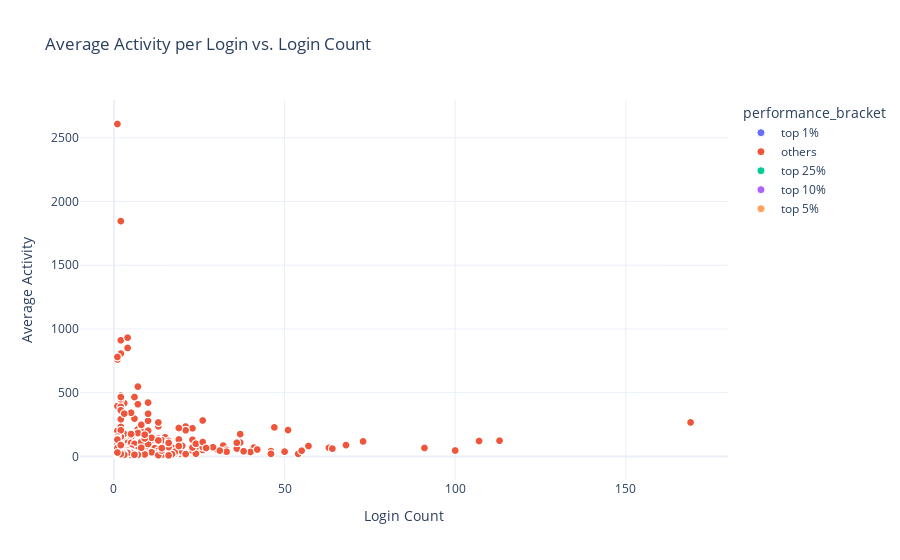

Source (notebook cell):
### Markdown cell above
### **Average Activity vs. Login Count**

### Code cell
fig_scatter = px.scatter(
    df,
    x="login_count",
    y="average_activity",
    color="performance_bracket",
    title="Average Activity per Login vs. Login Count",
    labels={"login_count": "Login Count", "average_activity": "Average Activity"},
    template="plotly_white"
)
fig_scatter.update_traces(marker=dict(size=8, line=dict(width=1, color='white')))
fig_scatter.show()

### Figure 1 — Plotly figure (JSON) as saved in the notebook; plotly's stock layout.template omitted (floating-point values rounded to 4 significant figures; data arrays with more than 128 entries replaced by an {"elided": "..."} marker saying what was removed)
{"data": [{"hovertemplate": "performance_bracket=top 1%<br>Login Count=%{x}<br>Average Activity=%{y}<extra></extra>", "legendgroup": "top 1%", "marker": {"color": "#636efa", "line": {"color": "white", "width": 1}, "size": 8, "symbol": "circle"}, "mode": "markers", "name": "top 1%", "showlegend": true, "type": "scattergl", "x": [null, 1, null, null, 1, null, null, null, null, null, null, null, null, null, null, null, null, null, null, null, null, null, null, null, null, null, null, null], "xaxis": "x", "y": [null, 3, null, null, 7, null, null, null, null, null, null, null, null, null, null, null, null, null, null, null, null, null, null, null, null, null, null, null], "yaxis": "y"}, {"hovertemplate": "performance_bracket=others<br>Login Count=%{x}<br>Average Activity=%{y}<extra></extra>", "legendgroup": "others", "marker": {"color": "#EF553B", "line": {"color": "white", "width": 1}, "size": 8, "symbol": "circle"}, "mode": "markers", "name": "others", "showlegend": true, "type": "scattergl", "x": {"elided": "734 int values"}, "xaxis": "x", "y": {"elided": "734 float values"}, "yaxis": "y"}, {"hovertemplate": "performance_bracket=top 25%<br>Login Count=%{x}<br>Average Activity=%{y}<extra></extra>", "legendgroup": "top 25%", "marker": {"color": "#00cc96", "line": {"color": "white", "width": 1}, "size": 8, "symbol": "circle"}, "mode": "markers", "name": "top 25%", "showlegend": true, "type": "scattergl", "x": {"elided": "164 null values"}, "xaxis": "x", "y": {"elided": "164 null values"}, "yaxis": "y"}, {"hovertemplate": "performance_bracket=top 10%<br>Login Count=%{x}<br>Average Activity=%{y}<extra></extra>", "legendgroup": "top 10%", "marker": {"color": "#ab63fa", "line": {"color": "white", "width": 1}, "size": 8, "symbol": "circle"}, "mode": "markers", "name": "top 10%", "showlegend": true, "type": "scattergl", "x": [null, null, null, null, null, null, null, null, null, null, null, null, null, null, null, null, null, null, null, null, null, null, null, null, null, null, null, null, null, null, null, null, null, null, null, null, null, null, null, null, null, null, null, null, null, null, null, null, null, null, null, null, null, null, null, null, null, null, null, null, null, null, null, null, null, null, null, null, null, null, null, null, null, null, null, null, null, null, null, null, null, null, null, null, null, null, null, null, null, null, null, null, null, null, null, null], "xaxis": "x", "y": [null, null, null, null, null, null, null, null, null, null, null, null, null, null, null, null, null, null, null, null, null, null, null, null, null, null, null, null, null, null, null, null, null, null, null, null, null, null, null, null, null, null, null, null, null, null, null, null, null, null, null, null, null, null, null, null, null, null, null, null, null, null, null, null, null, null, null, null, null, null, null, null, null, null, null, null, null, null, null, null, null, null, null, null, null, null, null, null, null, null, null, null, null, null, null, null], "yaxis": "y"}, {"hovertemplate": "performance_bracket=top 5%<br>Login Count=%{x}<br>Average Activity=%{y}<extra></extra>", "legendgroup": "top 5%", "marker": {"color": "#FFA15A", "line": {"color": "white", "width": 1}, "size": 8, "symbol": "circle"}, "mode": "markers", "name": "top 5%", "showlegend": true, "type": "scattergl", "x": [null, null, null, null, null, null, null, null, null, null, null, null, null, null, null, null, null, null, null, null, null, null, null, null, null, null, null], "xaxis": "x", "y": [null, null, null, null, null, null, null, null, null, null, null, null, null, null, null, null, null, null, null, null, null, null, null, null, null, null, null], "yaxis": "y"}], "layout": {"legend": {"title": {"text": "performance_bracket"}, "tracegroupgap": 0}, "title": {"text": "Average Activity per Login vs. Login Count"}, "xaxis": {"anchor": "y", "domain": [0, 1], "title": {"text": "Login Count"}}, "yaxis": {"anchor": "x", "domain": [0, 1], "title": {"text": "Average Activity"}}}}
